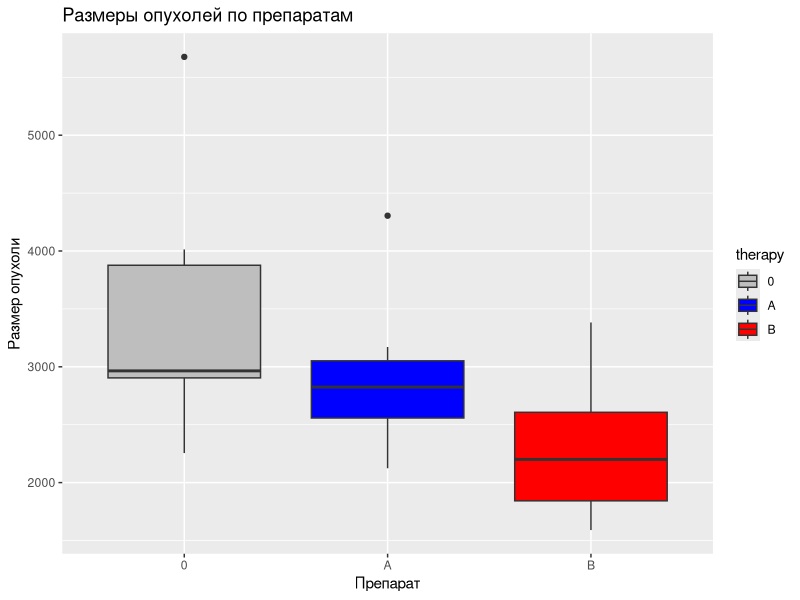

The R script that drew this image:
## ---- chunk 1
knitr::opts_chunk$set(echo = TRUE)
## ---- chunk 2
library(tidyverse)
library(ggplot2)
library(multcomp)
library(car)

# Задаем seed для воспроизводимости результатов
set.seed(123)

# Задаем размер выборки
sample_size <- 30

# Генерируем выборку для среднего артериального давления до приема нового препарата
before_treatment <- rnorm(sample_size, mean = 162.5, sd = 4.8)  # Среднее 162.5, стандартное отклонение 4.8

# Генерируем выборку для среднего артериального давления после приема нового препарата
after_treatment <- rnorm(sample_size, mean = 153.7, sd = 5.1)  # Среднее 153.7, стандартное отклонение 5.1

# Выводим выборку
print(before_treatment)
print(after_treatment)

# Установим критический уровень значимости
alpha <- 0.05

# Проверка на нормальность: критерий Шапиро-Уилка
shapiro_test_before <- shapiro.test(before_treatment)
shapiro_test_after <- shapiro.test(after_treatment)

# Вывод результатов теста Шапиро-Уилка
print("Тест на нормальность для выборки до приема препарата:")
print(shapiro_test_before)
if (shapiro_test_before$p.value > alpha) {
  print("Результат: Нет оснований отвергнуть нулевую гипотезу (выборка до приема препарата имеет нормальное распределение)")
} else {
  print("Результат: Основания отвергнуть нулевую гипотезу (выборка до приема препарата не имеет нормального распределения)")
}

print("Тест на нормальность для выборки после приема препарата:")
print(shapiro_test_after)
if (shapiro_test_after$p.value > alpha) {
  print("Результат: Нет оснований отвергнуть нулевую гипотезу (выборка после приема препарата имеет нормальное распределение)")
} else {
  print("Результат: Основания отвергнуть нулевую гипотезу (выборка после приема препарата не имеет нормального распределения)")
}
## ---- chunk 3
# Выбираем t-тест  для проверки гипотезы, так как мы сравниваем средние значения одной выборки до и после приема препарата.

# Вычисляем t-статистику и p-значение
t_test_result <- t.test(before_treatment, after_treatment, paired = TRUE)$statistic
p_value <- t.test(before_treatment, after_treatment, paired = TRUE)$p.value

# Определяем критическое значение статистики для уровня значимости alpha
critical_value <- qt(1 - alpha/2, df = sample_size - 1)

# Выводим результаты
cat("Статистика t:", t_test_result, "\n")
cat("p-значение:", p_value, "\n")
cat("Критическое значение t:", critical_value, "\n")

if (abs(t_test_result) > critical_value) {
  cat("Результат статистически значимый на уровне значимости", alpha, "\n")
} else {
  cat("Результат не является статистически значимым на уровне значимости", alpha, "\n")
}
## ---- chunk 4
# Генерация данных для выборки размером 100
smokers <- rep(c("Smoker", "Non-smoker"), each = 50)
lung_cancer <- ifelse(smokers == "Smoker", rbinom(50, 1, 0.8), rbinom(50, 1, 0.2))

# Создание датафрейма
data_sample1 <- data.frame(smokers, lung_cancer)

# Печать первых строк датафрейма
print(head(data_sample1))

# Генерация данных для выборки размером 30
smokers <- rep(c("Smoker", "Non-smoker"), each = 15)
lung_cancer <- ifelse(smokers == "Smoker", rbinom(15, 1, 0.8), rbinom(15, 1, 0.2))

# Создание датафрейма
data_sample2 <- data.frame(smokers, lung_cancer)

# Печать первых строк датафрейма
print(head(data_sample2))

# Составление таблиц сопряженности для двух выборок
contingency_table <- table(data_sample1$smokers, data_sample1$lung_cancer)
contingency_table <- rbind(contingency_table, table(data_sample2$smokers, data_sample2$lung_cancer))

# Проведение Хи-квадрат теста на независимость
result <- chisq.test(contingency_table)

# Результат теста
print("\nТаблица сопряженности:")
print(contingency_table)
print("\nРезультаты Хи-квадрат теста:")
print(result)
## ---- chunk 5
# Генерируем данные для группы 1 (диетотерапия)
n_group1 <- 30  # размер выборки для группы 1
pain_levels_group1 <- round(runif(n_group1, min = 1, max = 6), digits = 0)

# Повторяем каждое значение для группы 1
repeated_pain_levels_group1 <- rep(pain_levels_group1, each = 3)

# Генерируем данные для группы 2 (новый метод)
n_group2 <- 30  # размер выборки для группы 2
pain_levels_group2 <- round(runif(n_group2, min = 0, max = 4), digits = 0)

# Повторяем каждое значение для группы 2
repeated_pain_levels_group2 <- rep(pain_levels_group2, each = 4)

# Выводим сгенерированные данные
print(repeated_pain_levels_group1)
print(repeated_pain_levels_group2)

# Проверка на нормальность: критерий Шапиро-Уилка
shapiro_test_before <- shapiro.test(repeated_pain_levels_group1)
shapiro_test_after <- shapiro.test(repeated_pain_levels_group2)

# Вывод результатов теста Шапиро-Уилка
print("Тест на нормальность для выборки group1:")
print(shapiro_test_before)
if (shapiro_test_before$p.value > alpha) {
  print("Результат: Нет оснований отвергнуть нулевую гипотезу (выборка group1 имеет нормальное распределение)")
} else {
  print("Результат: Основания отвергнуть нулевую гипотезу (выборка group1 не имеет нормального распределения)")
}

print("Тест на нормальность для выборки group2:")
print(shapiro_test_after)
if (shapiro_test_after$p.value > alpha) {
  print("Результат: Нет оснований отвергнуть нулевую гипотезу (выборка group2 имеет нормальное распределение)")
} else {
  print("Результат: Основания отвергнуть нулевую гипотезу (выборка group2 не имеет нормального распределения)")
}

# Обе выборки (группа 1, которая проходила лечение диетотерапией, и группа 2, которая проходила лечение новым методом) имеют отличное от нормального распределение, поэтому применим для сравнения выборок тест Манна-Уитни.

# Применяем тест Манна-Уитни
mann_whit_result <- wilcox.test(repeated_pain_levels_group1, repeated_pain_levels_group2, alternative = "two.sided")

# Выводим результаты теста
if(mann_whit_result$p.value < 0.05) {
  cat("Разница между уровнями боли в двух группах является статистически значимой (p < 0.05).\n")
} else {
  cat("Нет статистически значимой разницы между уровнями боли в двух группах (p >= 0.05).\n")
}

# Выводим результат теста Манна-Уитни
print(mann_whit_result)
## ---- chunk 6
# Создание датасета с информацией о размерах опухолей и противоопухолевых препаратах
tumor <- tibble(
  therapy = c(rep("0", 10), rep("A", 10), rep("B", 10)),
  value = c(rep(3213, 10), rep(2687, 10), rep(2423, 10))
) %>%
mutate(therapy = factor(therapy, levels = c("0", "A", "B")))
tumor$value <- tumor$value + rnorm(30, 0, 760)

# Построение графика "ящиков с усами"
ggplot(tumor, aes(x = therapy, y = value, fill = therapy)) +
  geom_boxplot() +
  labs(title = "Размеры опухолей по препаратам",
       x = "Препарат",
       y = "Размер опухоли") +
  scale_fill_manual(values = c("0" = "grey", "A" = "blue", "B" = "red")) 

# Проверка нормальности выборки "0"
shapiro_test_0 <- shapiro.test(tumor$value[tumor$therapy == "0"])

print("Тест на нормальность для выборки 0:")
print(shapiro_test_0)
if (shapiro_test_0$p.value > alpha) {
  print("Результат: Нет оснований отвергнуть нулевую гипотезу (выборка 0 имеет нормальное распределение)")
} else {
  print("Результат: Основания отвергнуть нулевую гипотезу (выборка 0 не имеет нормального распределения)")
}

# Проверка нормальности выборки "A"
shapiro_test_A <-shapiro.test(tumor$value[tumor$therapy == "A"])
print("Тест на нормальность для выборки A:")
print(shapiro_test_A)
if (shapiro_test_A$p.value > alpha) {
  print("Результат: Нет оснований отвергнуть нулевую гипотезу (выборка A имеет нормальное распределение)")
} else {
  print("Результат: Основания отвергнуть нулевую гипотезу (выборка A не имеет нормального распределения)")
}

# Проверка нормальности выборки "B"
shapiro_test_B <- shapiro.test(tumor$value[tumor$therapy == "B"])
print("Тест на нормальность для выборки 0:")
print(shapiro_test_B)
if (shapiro_test_B$p.value > alpha) {
  print("Результат: Нет оснований отвергнуть нулевую гипотезу (выборка B имеет нормальное распределение)")
} else {
  print("Результат: Основания отвергнуть нулевую гипотезу (выборка B не имеет нормального распределения)")
} # Значения во всех исследуемых выборках распределены нормально.

# Проверка однородности дисперсий между выборками
leveneTest(value ~ therapy, data = tumor) #p-значение равно 0.4827, что означает, что нет статистически значимых различий в дисперсиях между выборками. Таким образом, на основании этого теста можно считать дисперсии однородными.

# Параметрический однофакторный дисперсионный анализ
anova_result <- aov(value ~ therapy, data = tumor)
anova_summary <- summary(anova_result)
print(anova_summary)

# Попарные сравнения с использованием критерия Тьюки с поправкой  Бенджамини-Хохберга
bh_contrasts <- summary(glht(anova_result, linfct = mcp(therapy = "Tukey")), test = adjusted("BH"))
bh_contrasts
